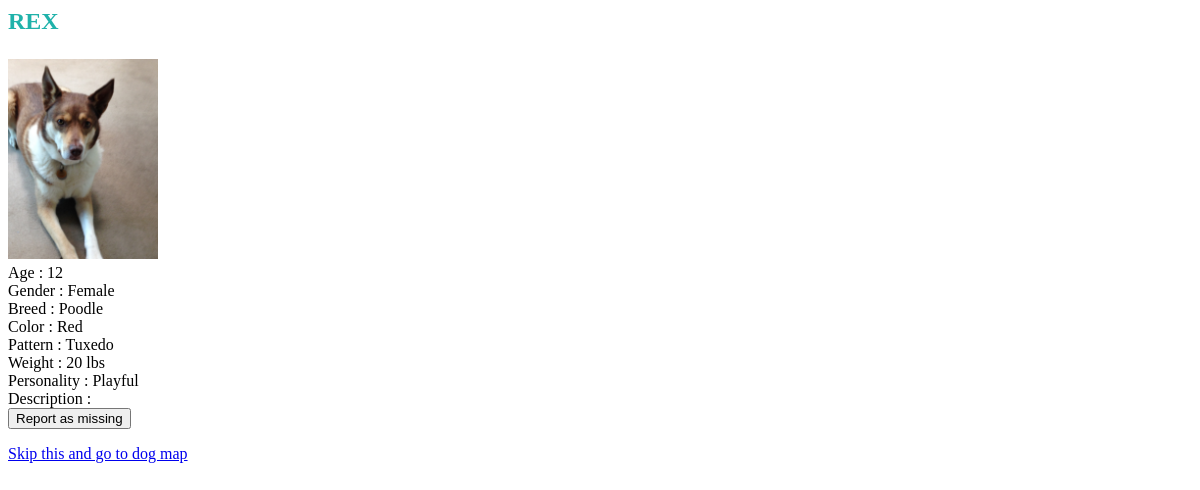
Before: /dog_profile/13/ with the older database file.
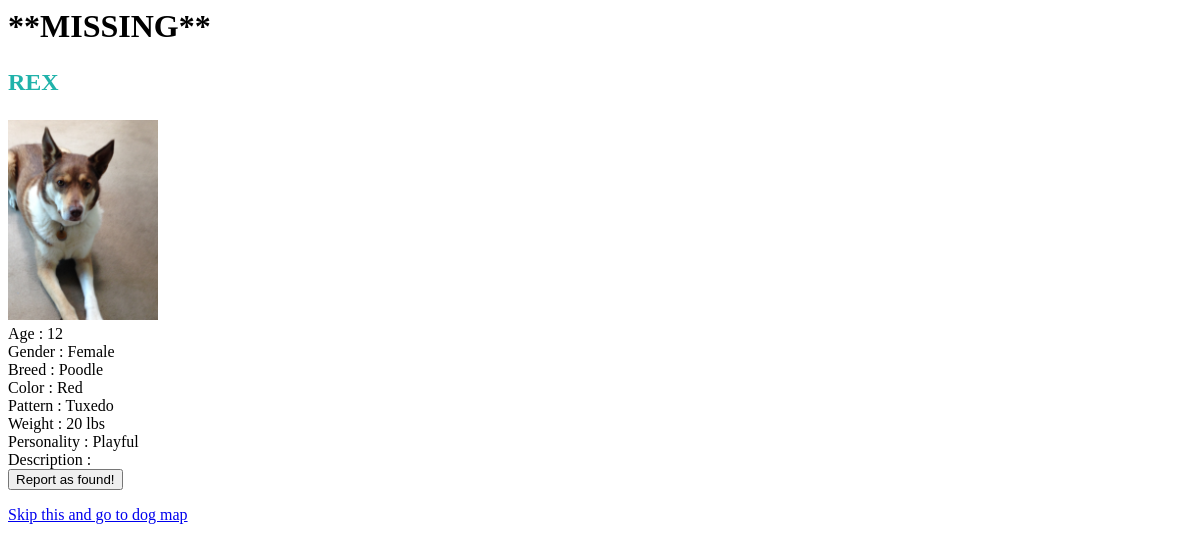
After: the same page with the newer database file.
### doggonnitapp/views.py (the view)
# urls.py: url(r'dog_profile/(?P<dog_id>[0-9]+)/', views.dog_profile, name='dog_profile'),
def dog_profile(request, dog_id):
    dog = DogProfile.objects.get(pk=dog_id)
    if request.method == 'POST':
        dog.dog_is_lost = not dog.dog_is_lost
        dog.save()
    return render(request, 'doggonnitapp/dog_profile.html', {'dog':dog})

### doggonnitapp/templates/doggonnitapp/dog_profile.html (shortened to what this page needs)
{% if dog.dog_is_lost  %}
    <h1>**MISSING**</h1>
{% endif %}
<h3> {{ dog.name.upper }} </h3>
<img src="{{MEDIA_URL}}{{ dog.dog_image }}" />
<div class="container">
    <div> Age : {{dog.age}} </div>
    <div> Gender : {{dog.sex}} </div>
    <div> Breed : {{dog.breed}} </div>
    <div> Color : {{dog.color}} </div>
    <div> Pattern : {{dog.pattern}} </div>
    <div> Weight : {{dog.weight}} lbs </div>
    <div> Personality : {{dog.personality}} </div>
    <div> Description : {{dog.description}} </div>
</div>
<form action="{% url 'doggonnitapp:dog_profile' dog.id %}" method="POST">
    {% if dog.dog_is_lost  %}
        <button type="submit"> Report as found! </button>
        {% else %}
            <button type="submit"> Report as missing </button>
    {% endif %}
</form>
<a href="{% url 'doggonnitapp:dogmap' %}">Skip this and go to dog map</a>

Changed rows visible on the page:
changed DogProfile "REX": dog_is_lost False → True (drawn)
Other visible differences:
text no longer shown: "Report as missing"
text now shown: "**MISSING** Report as found!"
